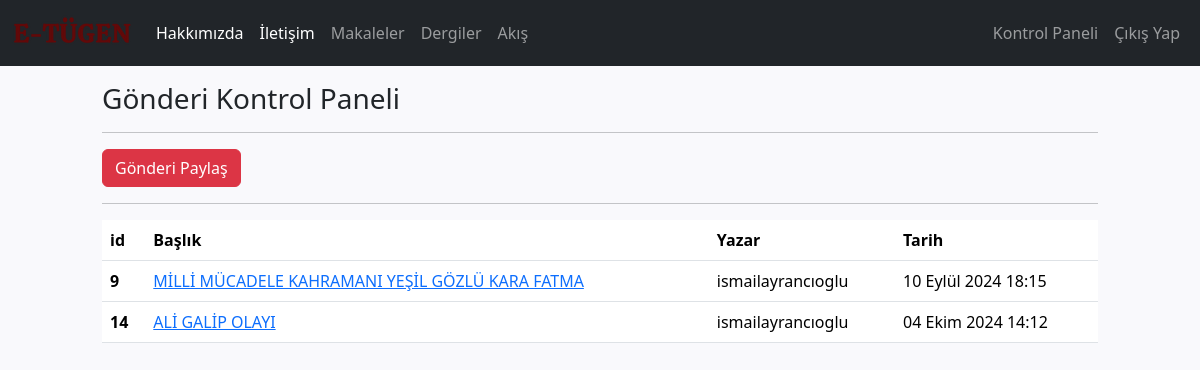
Screenshot of /posts/dashpost/ (signed in) with the database file from the repository.
### posts/models.py (models this page shows, shortened)
class Post(models.Model):
    author = models.ForeignKey("auth.User",on_delete= models.CASCADE,verbose_name = "Paylaşan")
    yazar = models.CharField(max_length=25,verbose_name= "Yazar İsmi",blank=True,null=True)
    date = models.DateField(verbose_name= "Yazım Tarihi",blank=True,null=True)
    source = RichTextField(verbose_name = "Kaynakça",default="")
    imageOne = models.ImageField(blank=True,null=True, verbose_name = "Ek 1")
    descriptionOne = models.CharField(max_length=400, verbose_name="Ek 1 Açıklama",blank = True, null=True)
    imageTwo = models.ImageField(blank=True,null=True, verbose_name = "Ek 2")
    descriptionTwo = models.CharField(max_length=400, verbose_name="Ek 2 Açıklama",blank = True, null=True)
    imageThree = models.ImageField(blank=True,null=True, verbose_name = "Ek 3")
    descriptionThree = models.CharField(max_length=400, verbose_name="Ek 3 Açıklama",blank = True, null=True)
    title = models.CharField(max_length=50, verbose_name="Başlık")
    content = RichTextField(verbose_name= "İçerik")
    created_date = models.DateTimeField(auto_now_add=True, verbose_name = "Oluşturulma Tarihi")

### posts/views.py (the view)
# urls.py: path("dashpost/",views.dashpost, name = "dashpost"),
@login_required
def dashpost(request):
    if request.user.is_superuser :
        posts = Post.objects.all()
    else:
        posts = Post.objects.filter(author = request.user)
    context = {
    "posts":posts
    }
    return render(request,"dashpost.html",context)

### templates/dashpost.html (shortened to what this page needs)
{% extends "layout.html" %}
{% block body %}
<div class = "row mt-3">
    <div class = "col-md-10 mx-auto">
        <h3>Gönderi Kontrol Paneli</h3>
        <hr>
        <a class = "btn btn-danger" href = "{%url 'posts:addpost'%}">Gönderi Paylaş</a>
        <hr>
        {% if posts %}
            <table class = "table">
                <thead>
                    <tr>
                        <th scope="col">id</th>
                        <th scope="col">Başlık</th>
                        <th scope="col">Yazar</th>
                        <th scope="col">Tarih</th>
                    </tr>
                </thead>
                <tbody>
                    {% for post in posts %}
                        <tr>
                            <th scope="row">{{post.id}}</th>
                            <td><a href="{% url 'posts:detail' post.id %}">{{post.title}}</a></td>
                            <td>{{post.author.username}}</td>
                            <td>{{post.created_date}}</td>
                        </tr>
                    {% endfor %}
                </tbody>
            </table>
        {% else %}
            <div class="alert alert-danger">
                Henüz Bir Gönderi Paylaşmadınız
            </div>
        {% endif %}
    </div>
</div>
{% endblock body %}

### static/css/style.css (style rules this page uses)
body { background-color: #F9F9FC; }

### rows the page displays
Post: id "9", title "MİLLİ MÜCADELE KAHRAMANI YEŞİL GÖZLÜ KARA FATMA", author.username "ismailayrancıoglu", created_date "10 Eylül 2024 18:15"
Post: id "14", title "ALİ GALİP OLAYI", author.username "ismailayrancıoglu", created_date "04 Ekim 2024 14:12"
